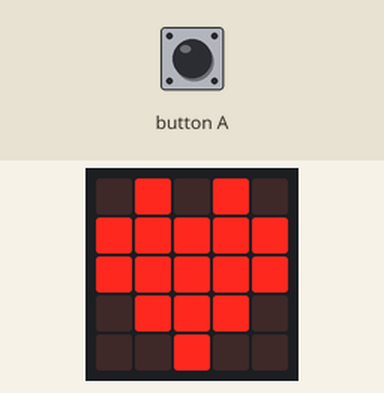
Recording of a program running on a simulated BBC micro:bit (MakeCode). Parts: the board's 5×5 LED display. The test bench sets the inputs (shaded band).

Above: at 1.2 s.
1.3 s: button A pressed for 0.15 s
At 1.82 s:
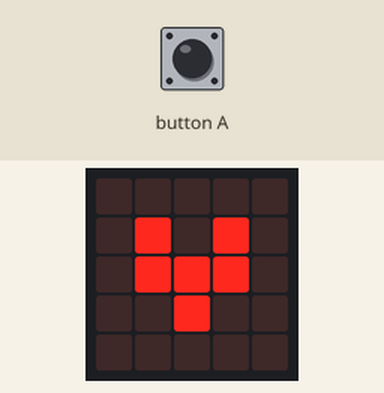
At 2.82 s:
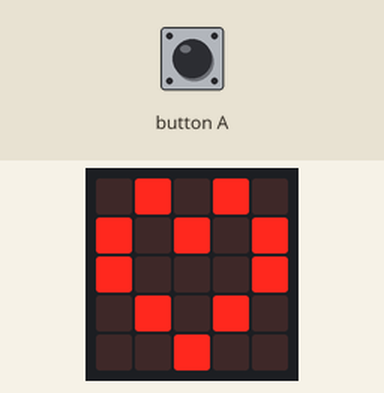
Timing chart, 0 to 4.3 s (numbered marks = the images above; inputs shaded):
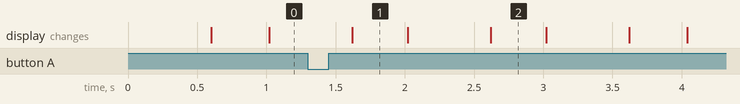

Measured:
- after the input at 1.3 s, the display: first differs from a run without the input after 1.3 s (image 2)
- what the display in image 1 shows lasts 0.4 s, from 1.6 s to 2.0 s

The program:

main.ts
```typescript
input.onButtonPressed(Button.A, function () {
    basic.showIcon(IconNames.Heart)
    basic.showLeds(`
        . # . # .
        # . # . #
        # . . . #
        . # . # .
        . . # . .
        `)
    basic.clearScreen()
})
basic.forever(function () {
    basic.showIcon(IconNames.Heart)
    basic.showLeds(`
        . . . . .
        . # . # .
        . # # # .
        . . # . .
        . . . . .
        `)
})
```

test.ts
```typescript
// aquí va el archivo "tests"; esto no se compilará cuando este paquete se utilice como una extensión.
```
